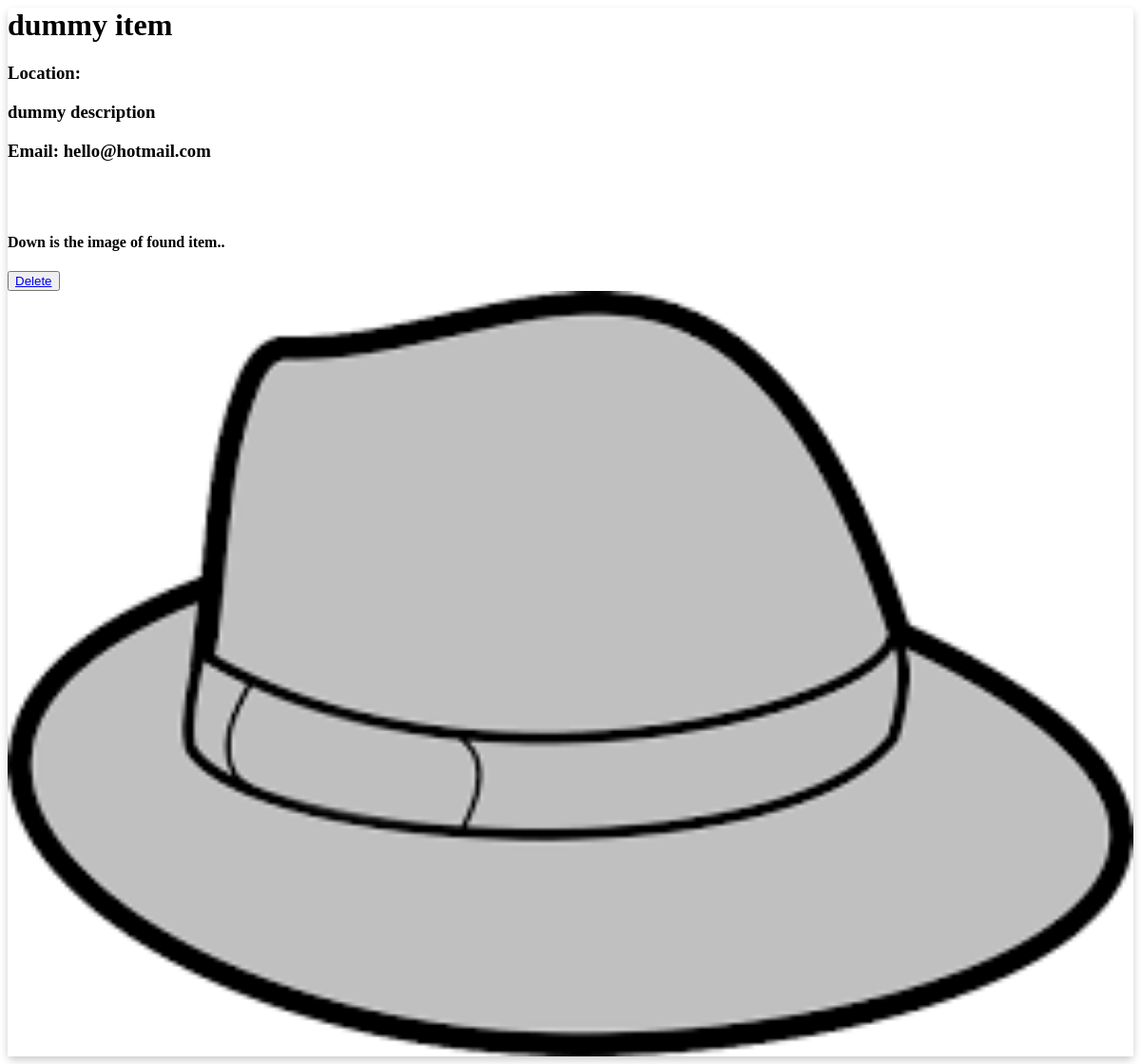
The app's page /founditem/25/ with its own data.
### lostfound/models.py (models this page shows, shortened)
class FoundItem(models.Model):
    itemname = models.CharField(max_length=100, verbose_name = "Item Name", )
    itemimage = models.ImageField(upload_to='media',verbose_name = "ITEM IMAGE", null=True, blank=True)
    itemdescription = models.CharField(max_length=2000,verbose_name = "Item Description", null=True, blank=True)
    iteamfoundlocation = models.CharField(max_length=200, verbose_name = "Location Found",null=True, blank=True,)
    founderemail = models.EmailField(max_length=200,verbose_name = "Founder's Email", null=False)
    timecreated = models.DateTimeField(auto_now=True, verbose_name = "Time Created",)
    date = models.DateField(auto_now_add=True,verbose_name = "Date", blank=True, null=True)
    class Meta:
        ordering = ('-timecreated',)

### lostfound/views.py (the view)
# urls.py: path('founditem/<int:id>/', views.founditemdetails, name="founditemdetails"),
def founditemdetails(request, id):
    item = get_object_or_404(FoundItem, pk=id)
    return render(request, 'lostfound/found_details.html', {'item':item})

### lostfound/templates/lostfound/found_details.html (shortened to what this page needs)
  <div class="card">
    <div class="container">
      <h1><b>{{item.itemname}}</b></h1>
      <h3>Location: {{item.itemfoundlocation}}</h3>
      <h3>{{item.itemdescription}}</h3>
        <h3>Email: {{item.founderemail}}</h3><br><br>
      <h4>Down is the image of found item..</h4>
      <button type="button" class="btn btn-danger"><a href="{% url 'deletefounditem' item.id %}">Delete</a></button>
    </div>
    {%if item.itemimage %}
    <img src="{{item.itemimage.url}}" alt="Avatar" style="width: 100%">
    {%else%}
    <h1>Owner has not provided any pictures</h1>
    {% endif %}
</div>

### lostfound/templates/lostfound/found_details.html (style rules this page uses)
.card { box-shadow: 0 4px 8px 0 rgba(0,0,0,0.2); transition: 0.3s; border-radius: 5px; }
img { border-radius: 5px 5px 0 0; height: auto; }

### records on screen
FoundItem: itemname "dummy item", itemdescription "dummy description", founderemail "hello@hotmail.com", itemimage (picture)
